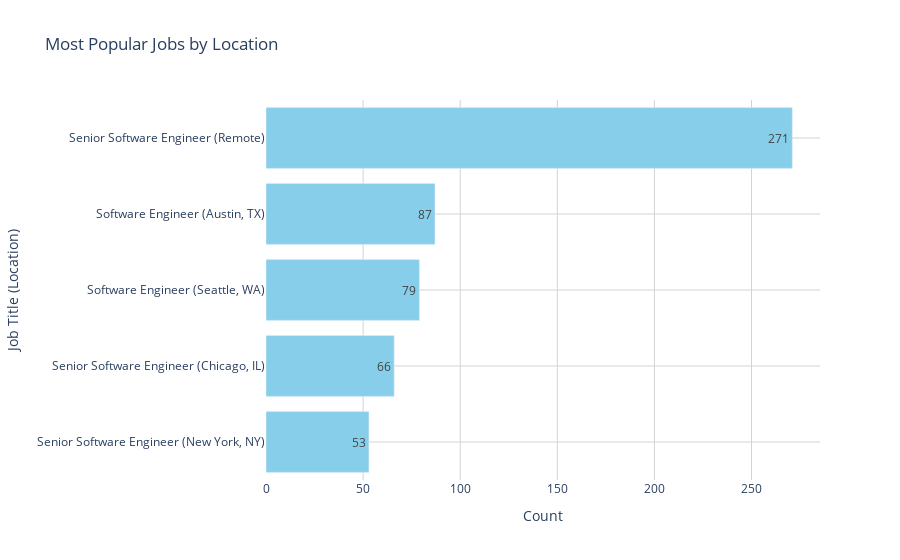

The notebook cell saved with this chart:
### Code cell
import plotly.graph_objects as go

# Assuming sorted_most_popular_jobs is a DataFrame with 'title', 'location', and 'count' columns

# Create job title with location
job_titles = sorted_most_popular_jobs['title'] + ' (' + sorted_most_popular_jobs['location'] + ')'

# Create the figure
fig = go.Figure()

# Plotting the horizontal bar chart
fig.add_trace(go.Bar(
    y=job_titles,
    x=sorted_most_popular_jobs['count'],
    orientation='h',
    marker_color='skyblue',
))

# Inverting y-axis to display the highest counts at the top
fig.update_layout(
    title='Most Popular Jobs by Location',
    xaxis_title='Count',
    yaxis_title='Job Title (Location)',
    yaxis=dict(autorange="reversed"),
    plot_bgcolor='white',
    showlegend=False,
)

# Adding value labels on the bars
fig.update_traces(text=sorted_most_popular_jobs['count'], textposition='auto')

# Adding gridlines
fig.update_xaxes(showgrid=True, gridwidth=1, gridcolor='lightgray')
fig.update_yaxes(showgrid=True, gridwidth=1, gridcolor='lightgray')

# Show the plot
fig.show()

### Figure 1 — Plotly figure (JSON) as saved in the notebook; plotly's stock layout.template omitted (floating-point values rounded to 4 significant figures)
{"data": [{"marker": {"color": "skyblue"}, "orientation": "h", "text": [271, 87, 79, 66, 53], "textposition": "auto", "type": "bar", "x": [271, 87, 79, 66, 53], "y": ["Senior Software Engineer (Remote)", "Software Engineer (Austin, TX)", "Software Engineer (Seattle, WA)", "Senior Software Engineer (Chicago, IL)", "Senior Software Engineer (New York, NY)"]}], "layout": {"autosize": true, "plot_bgcolor": "white", "showlegend": false, "title": {"text": "Most Popular Jobs by Location"}, "xaxis": {"autorange": true, "gridcolor": "lightgray", "gridwidth": 1, "range": [0, 285.3], "showgrid": true, "title": {"text": "Count"}, "type": "linear"}, "yaxis": {"autorange": true, "gridcolor": "lightgray", "gridwidth": 1, "range": [4.5, -0.5], "showgrid": true, "title": {"text": "Job Title (Location)"}, "type": "category"}}}
